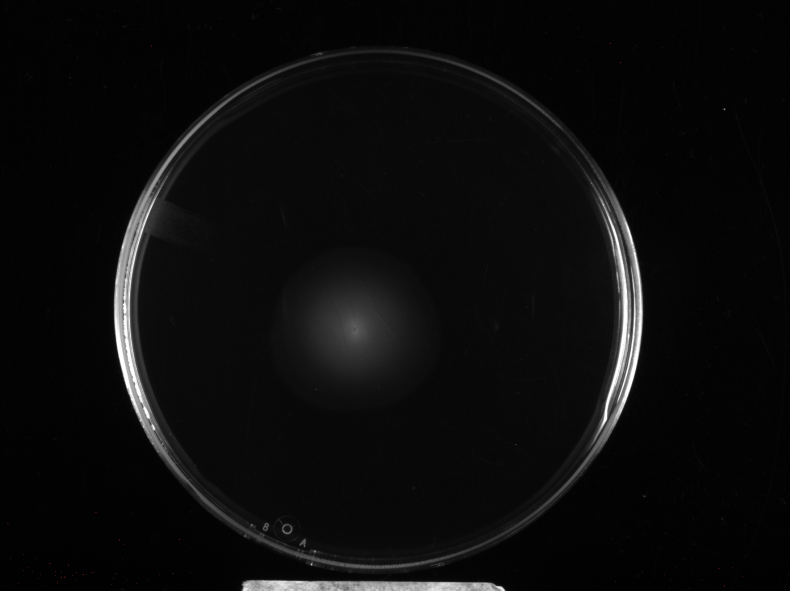
#> input picture images/7.30.25 WT-tolC in DIP/Swimming_7-30-25_WT_0.1uMDIP_#1.jpg, 1580 x 1181 px (shown at 1/2 size); its folder holds only this picture in this run
$ python opencv_growth_ui.py 'images/7.30.25 WT-tolC in DIP/Swimming_7-30-25_WT_0.1uMDIP_#1.jpg'
#> lines starting #> are read from the running program, lines starting #| are printed output that depends on the picture; after the words box and inside, x2 and y2 are one past the last pixel; in counts of white or black regions, pixels touching at a corner belong together
### analyze_plates.py
# analyze_plates.py
import cv2
import numpy as np
import pandas as pd
import os

# =================================================================================
# --- CONFIGURATION & SENSITIVITY SETTINGS ---
# =================================================================================

# --- CORE MEASUREMENT ---
# Set the known physical diameter of your petri dishes in centimeters.
KNOWN_PLATE_DIAMETER_CM = 10.0


# --- PRIMARY CONTROLS (Tune in this order) ---

# CONTROL 1: GROWTH DETECTION THRESHOLD
# What it does: This is your primary control. After contrast enhancement, any pixel BRIGHTER than this value is considered growth.
# How to tune: If the program is measuring too much, INCREASE this value (e.g., from 35 to 40 or 45).
#              If the program is measuring too little, DECREASE this value (e.g., to 30 or 25).
GROWTH_DETECTION_THRESHOLD = 43

# CONTROL 2: MEDIAN BLUR DENOISING
# What it does: Removes fine scratches and "salt-and-pepper" noise BEFORE contrast enhancement. This is critical for clean results.
# How to tune: This must be a small, ODD number (e.g., 3, 5, 7). If your plates are very scratched, use 7 or 9.
MEDIAN_BLUR_SIZE = 7

# CONTROL 3: MAX CENTER DEVIATION PERCENT
# What it does: Defines an internal search zone to ignore edge noise. The program will only measure growth whose center falls inside this zone.
# How to tune: A good starting value is 0.3 (30% of the plate's radius).
MAX_CENTER_DEVIATION_PERCENT = 0.3

# CONTROL 4: MORPHOLOGICAL CLOSING
# What it does: Bridges gaps between separate rings of growth.
# How to tune: If rings aren't connecting, INCREASE this value (e.g., from 46 to 55).
MORPH_CLOSE_KERNEL_SIZE = 46


# --- ADVANCED CONTROLS ---

# ADVANCED CONTROL: CONTRAST (CLAHE)
# How to tune: Default is usually good. For very faint growth, increase clipLimit to 3.0 or 4.0.
CLAHE_CLIP_LIMIT = 2.0
CLAHE_TILE_GRID_SIZE = (8, 8)

# ADVANCED CONTROL: PLATE DETECTION (HOUGH CIRCLES)
# How to tune: Only change if the green circle is wrong. Adjust minRadius/maxRadius for your image resolution.
HOUGH_PARAMS = {
    'dp': 1.2, 'minDist': 150, 'param1': 50, 'param2': 40, 'minRadius': 350, 'maxRadius': 500
}


# --- FOLDER PATHS ---
INPUT_DIR = 'images'
OUTPUT_DIR = 'output'
SUPPORTED_IMAGE_EXTENSIONS = ('.png', '.jpg', '.jpeg', '.tif', '.tiff', '.bmp')
AUTO_SENSITIVITY_LEVELS = {
    'Conservative': 5.00,
    'Normal': 1.75,
    'Sensitive': -1.25,
}

# =================================================================================
# --- Main Program (No changes needed below this line) ---
# =================================================================================

def annotation_text_style(image, plate_radius=None):
    height, width = image.shape[:2]
    reference = plate_radius * 2 if plate_radius else min(height, width)
    font_scale = max(0.45, min(2.4, reference / 900.0))
    thickness = max(1, int(round(font_scale * 2)))
    line_gap = max(18, int(round(reference * 0.04)))
    return cv2.FONT_HERSHEY_SIMPLEX, font_scale, thickness, line_gap


def draw_measurement_labels(image, center, max_text, min_text, plate_radius=None):
    font, font_scale, thickness, line_gap = annotation_text_style(image, plate_radius)
    max_size = cv2.getTextSize(max_text, font, font_scale, thickness)[0]
    min_size = cv2.getTextSize(min_text, font, font_scale, thickness)[0]
    text_width = max(max_size[0], min_size[0])
    x = int(center[0] - text_width / 2)
    y1 = int(center[1] - line_gap / 2)
    y2 = int(center[1] + line_gap)
    margin = max(8, int(round((plate_radius or min(image.shape[:2])) * 0.02)))
    x = max(margin, min(image.shape[1] - text_width - margin, x))
    cv2.putText(image, max_text, (x, y1), font, font_scale, (255, 255, 255), thickness)
    cv2.putText(image, min_text, (x, y2), font, font_scale, (255, 255, 255), thickness)

# [183 lines left out: function auto_analyze_agar_plate, not called in this run]

def analyze_agar_plate(
    image_path,
    output_dir,
    plate_diameter_cm=KNOWN_PLATE_DIAMETER_CM,
    growth_threshold=GROWTH_DETECTION_THRESHOLD,
    median_blur_size=MEDIAN_BLUR_SIZE,
    max_center_deviation_percent=MAX_CENTER_DEVIATION_PERCENT,
    morph_close_kernel_size=MORPH_CLOSE_KERNEL_SIZE,
    clahe_clip_limit=CLAHE_CLIP_LIMIT,
    clahe_tile_grid_size=CLAHE_TILE_GRID_SIZE,
    hough_params=None,
    output_filename=None,
    save_output=True,
    return_image=False,
):
    filename = os.path.basename(image_path)
    hough_params = hough_params or HOUGH_PARAMS

    image = cv2.imread(image_path, cv2.IMREAD_GRAYSCALE)
    if image is None:
        print(f"  - ERROR: Could not load image {filename}.")
        return None

    # --- 1. DETECT PETRI DISH AND CALIBRATE ---
    blurred_for_circles = cv2.GaussianBlur(image, (11, 11), 0)
    circles = cv2.HoughCircles(blurred_for_circles, cv2.HOUGH_GRADIENT, **hough_params)

    if circles is None:
        print(f"  - FAILED: No petri dish circle detected in {filename}.")
        return None

    plate_x, plate_y, plate_r = np.round(circles[0, 0]).astype("int")
    pixel_to_cm_ratio = (plate_r * 2) / plate_diameter_cm
    print(f"  - Plate detected. Ratio: {pixel_to_cm_ratio:.2f} px/cm")

    # --- 2. PROCESS FULL PLATE IMAGE ---
    full_plate_mask = np.zeros_like(image)
    cv2.circle(full_plate_mask, (plate_x, plate_y), plate_r, 255, -1)
    masked_image = cv2.bitwise_and(image, image, mask=full_plate_mask)

    denoised_image = cv2.medianBlur(masked_image, median_blur_size)

    clahe = cv2.createCLAHE(clipLimit=clahe_clip_limit, tileGridSize=clahe_tile_grid_size)
    contrast_enhanced_image = clahe.apply(denoised_image)

    _, thresh = cv2.threshold(contrast_enhanced_image, growth_threshold, 255, cv2.THRESH_BINARY)
    print(f"  - Growth Detection Threshold Applied: {growth_threshold}")

    kernel = np.ones((morph_close_kernel_size, morph_close_kernel_size), np.uint8)
    closed_thresh = cv2.morphologyEx(thresh, cv2.MORPH_CLOSE, kernel)

    # --- 3. FIND, FILTER, AND FIT ELLIPSE TO CONTOUR ---
    contours, _ = cv2.findContours(closed_thresh, cv2.RETR_EXTERNAL, cv2.CHAIN_APPROX_SIMPLE)

    if not contours:
        print(f"  - FAILED: No contours detected after processing.")
        return None

    valid_contours = []
    max_deviation_pixels = plate_r * max_center_deviation_percent
    for c in contours:
        if len(c) < 5: continue
        M = cv2.moments(c)
        if M["m00"] == 0: continue
        cx, cy = int(M["m10"] / M["m00"]), int(M["m01"] / M["m00"])
        distance = np.sqrt((cx - plate_x)**2 + (cy - plate_y)**2)
        if distance <= max_deviation_pixels:
            valid_contours.append(c)

    if not valid_contours:
        print(f"  - FAILED: No growth found within the central search zone.")
        return None

    main_contour = max(valid_contours, key=cv2.contourArea)

    # --- 4. CALCULATE DIAMETERS AND PREPARE OUTPUT IMAGE ---
    ellipse = cv2.fitEllipse(main_contour)

    (center_ellipse, axes, angle) = ellipse
    min_axis_pixels, max_axis_pixels = axes

    output_image = cv2.cvtColor(contrast_enhanced_image, cv2.COLOR_GRAY2BGR)

    cv2.circle(output_image, (plate_x, plate_y), plate_r, (0, 255, 0), 4)

    cv2.ellipse(output_image, ellipse, (0, 0, 255), 3)

    # ####################################################################
    # ## NEW LOGIC TO DRAW DIAMETER LINES ##
    # ####################################################################
    # Get the radii (half the diameter)
    r_max = max_axis_pixels / 2
    r_min = min_axis_pixels / 2

    # Get the angle in radians
    angle_rad = np.deg2rad(angle)

    # Calculate endpoints for the major axis (max diameter)
    max_p1 = (
        int(center_ellipse[0] - r_max * np.sin(angle_rad)),
        int(center_ellipse[1] + r_max * np.cos(angle_rad))
    )
    max_p2 = (
        int(center_ellipse[0] + r_max * np.sin(angle_rad)),
        int(center_ellipse[1] - r_max * np.cos(angle_rad))
    )
    cv2.line(output_image, max_p1, max_p2, (255, 0, 0), 2) # Blue line for Max Diameter

    # Calculate endpoints for the minor axis (min diameter)
    min_p1 = (
        int(center_ellipse[0] - r_min * np.cos(angle_rad)),
        int(center_ellipse[1] - r_min * np.sin(angle_rad))
    )
    min_p2 = (
        int(center_ellipse[0] + r_min * np.cos(angle_rad)),
        int(center_ellipse[1] + r_min * np.sin(angle_rad))
    )
    cv2.line(output_image, min_p1, min_p2, (0, 0, 255), 2) # Red line for Min Diameter

    # --- 5. CONVERT TO CM AND SAVE ---
    max_diam_cm = max_axis_pixels / pixel_to_cm_ratio
    min_diam_cm = min_axis_pixels / pixel_to_cm_ratio
    area_cm2 = np.pi * (max_diam_cm / 2) * (min_diam_cm / 2)
    print(f"  - SUCCESS: Max Diameter: {max_diam_cm:.2f} cm, Min Diameter: {min_diam_cm:.2f} cm")

    text_center = (int(center_ellipse[0]), int(center_ellipse[1]))
    draw_measurement_labels(
        output_image,
        text_center,
        f"Max: {max_diam_cm:.2f} cm",
        f"Min: {min_diam_cm:.2f} cm",
        plate_radius=plate_r,
    )

    y_start, y_end = max(0, plate_y - plate_r), min(output_image.shape[0], plate_y + plate_r)
    x_start, x_end = max(0, plate_x - plate_r), min(output_image.shape[1], plate_x + plate_r)
    cropped_output = output_image[y_start:y_end, x_start:x_end]
    ellipse_points = cv2.ellipse2Poly(
        (int(center_ellipse[0]), int(center_ellipse[1])),
        (max(1, int(max_axis_pixels / 2)), max(1, int(min_axis_pixels / 2))),
        int(angle),
        0,
        360,
        5,
    )
    ellipse_x, ellipse_y, ellipse_w, ellipse_h = cv2.boundingRect(ellipse_points)
    ellipse_bbox = [
        float(ellipse_x - x_start),
        float(ellipse_y - y_start),
        float(ellipse_x + ellipse_w - x_start),
        float(ellipse_y + ellipse_h - y_start),
    ]

    output_path = ""
    if save_output:
        output_path = os.path.join(output_dir, output_filename or f"analyzed_{filename}")
        cv2.imwrite(output_path, cropped_output)

    result = {
        'Filename': filename,
        'Max_Diameter_cm': float(round(max_diam_cm, 2)),
        'Min_Diameter_cm': float(round(min_diam_cm, 2)),
        'Area_cm2': float(round(area_cm2, 2)),
        'Pixel_to_CM_Ratio': float(round(pixel_to_cm_ratio, 2)),
        'Ellipse_BBox_px': ellipse_bbox,
        'Crop_Box_px': [int(x_start), int(y_start), int(x_end), int(y_end)],
        'Output_Path': output_path,
    }
    if return_image:
        result['Annotated_Image'] = cropped_output
    return result

# [7 lines left out: function find_image_paths, not called in this run]

# [17 lines that do not run on import are left out]

### opencv_growth_ui.py
import argparse
import csv
import os
import subprocess
import sys
import time

import cv2
import numpy as np

import analyze_plates as analyzer


WINDOW_NAME = "Swim Diameter Analyzer"
OUTPUT_DIR = os.path.join(os.path.dirname(os.path.abspath(__file__)), "output")
CANVAS_W = 1280
CANVAS_H = 860
PANEL_W = 390


class OpenCVGrowthUI:
    def __init__(self, initial_paths=None):
        self.image_paths = []
        self.index = 0
        self.results = {}
        self.last_settings = None
        self.last_display = None
        self.last_message = "Press O to choose a folder or I to choose images."
        self.last_message_time = time.time()
        self.running = True

        cv2.namedWindow(WINDOW_NAME, cv2.WINDOW_NORMAL)
        cv2.resizeWindow(WINDOW_NAME, CANVAS_W, CANVAS_H)
        self._create_trackbars()

        if initial_paths:
            self.add_paths(initial_paths)

    def _create_trackbars(self):
        cv2.createTrackbar("Threshold", WINDOW_NAME, analyzer.GROWTH_DETECTION_THRESHOLD, 255, self._trackbar_changed)
        cv2.createTrackbar("Blur odd index", WINDOW_NAME, 3, 5, self._trackbar_changed)
        cv2.createTrackbar("Search zone %", WINDOW_NAME, int(analyzer.MAX_CENTER_DEVIATION_PERCENT * 100), 80, self._trackbar_changed)
        cv2.createTrackbar("Gap closing", WINDOW_NAME, analyzer.MORPH_CLOSE_KERNEL_SIZE, 140, self._trackbar_changed)
        cv2.createTrackbar("Contrast x10", WINDOW_NAME, int(analyzer.CLAHE_CLIP_LIMIT * 10), 500, self._trackbar_changed)
        cv2.createTrackbar("Plate cm x10", WINDOW_NAME, int(analyzer.KNOWN_PLATE_DIAMETER_CM * 10), 300, self._trackbar_changed)

    def _trackbar_changed(self, _value=None):
        self.last_settings = None

    def run(self):
        while self.running:
            self.render()
            key = cv2.waitKey(80) & 0xFF
            self.handle_key(key)
        cv2.destroyAllWindows()

    def handle_key(self, key):
        if key in (ord("q"), 27):
            self.running = False
        elif key == ord("o"):
            folder = choose_folder()
            if folder:
                self.add_paths(analyzer.find_image_paths(folder), replace=True)
        elif key == ord("i"):
            paths = choose_files()
            if paths:
                self.add_paths(paths, replace=True)
        elif key in (ord("n"), 83):
            self.move(1)
        elif key in (ord("p"), 81):
            self.move(-1)
        elif key == ord("r"):
            self.run_batch()
        elif key == ord("s"):
            self.save_current()
        elif key == ord("c"):
            self.clear()

    def add_paths(self, paths, replace=False):
        clean_paths = []
        seen = set()
        for path in paths:
            if not path:
                continue
            if os.path.isdir(path):
                nested_paths = analyzer.find_image_paths(path)
            else:
                nested_paths = [path]
            for nested_path in nested_paths:
                if nested_path in seen:
                    continue
                if nested_path.lower().endswith(analyzer.SUPPORTED_IMAGE_EXTENSIONS):
                    seen.add(nested_path)
                    clean_paths.append(nested_path)

        if replace:
            self.image_paths = []
            self.results = {}
            self.index = 0

        existing = set(self.image_paths)
        added = 0
        for path in sorted(clean_paths):
            if path not in existing:
                self.image_paths.append(path)
                existing.add(path)
                added += 1

        if added:
            self.index = min(self.index, len(self.image_paths) - 1)
            self.last_settings = None
            self.message(f"Loaded {len(self.image_paths)} image(s).")
        else:
            self.message("No supported images were selected.")

    # [13 lines left out: functions clear, move, not called in this run]

    def settings(self):
        threshold = cv2.getTrackbarPos("Threshold", WINDOW_NAME)
        blur_values = [1, 3, 5, 7, 9, 11]
        blur_index = cv2.getTrackbarPos("Blur odd index", WINDOW_NAME)
        blur = blur_values[max(0, min(blur_index, len(blur_values) - 1))]
        search_zone = max(5, cv2.getTrackbarPos("Search zone %", WINDOW_NAME)) / 100.0
        close_kernel = max(1, cv2.getTrackbarPos("Gap closing", WINDOW_NAME))
        contrast = max(1, cv2.getTrackbarPos("Contrast x10", WINDOW_NAME)) / 10.0
        plate_cm = max(1, cv2.getTrackbarPos("Plate cm x10", WINDOW_NAME)) / 10.0
        return {
            "plate_diameter_cm": plate_cm,
            "growth_threshold": threshold,
            "median_blur_size": blur,
            "max_center_deviation_percent": search_zone,
            "morph_close_kernel_size": close_kernel,
            "clahe_clip_limit": contrast,
        }

    def analyze_current(self):
        if not self.image_paths:
            return None
        current_settings = self.settings()
        cache_key = (self.index, tuple(sorted(current_settings.items())))
        if self.last_settings == cache_key and self.last_display is not None:
            return self.last_display

        path = self.image_paths[self.index]
        try:
            result = analyzer.analyze_agar_plate(
                path,
                OUTPUT_DIR,
                save_output=False,
                return_image=True,
                **current_settings,
            )
#> in analyze_agar_plate, `circles = cv2.HoughCircles(blurred_for_circles, cv2.HOUGH_GRADIENT, **..`: circles = [[756.6, 630.6, 499.3], [916.2, 605.4, 367.6], [647.4, 516.6, 377.4]]
#> in analyze_agar_plate, `plate_x, plate_y, plate_r = np.round(circles[0, 0]).astype("int")`: plate_x = 757; plate_y = 631; plate_r = 499
#> in analyze_agar_plate, `pixel_to_cm_ratio = (plate_r * 2) / plate_diameter_cm`: pixel_to_cm_ratio = 99.8
#|   - Plate detected. Ratio: 99.80 px/cm
#> in analyze_agar_plate, `cv2.circle(full_plate_mask, (plate_x, plate_y), plate_r, 255, -1)`:
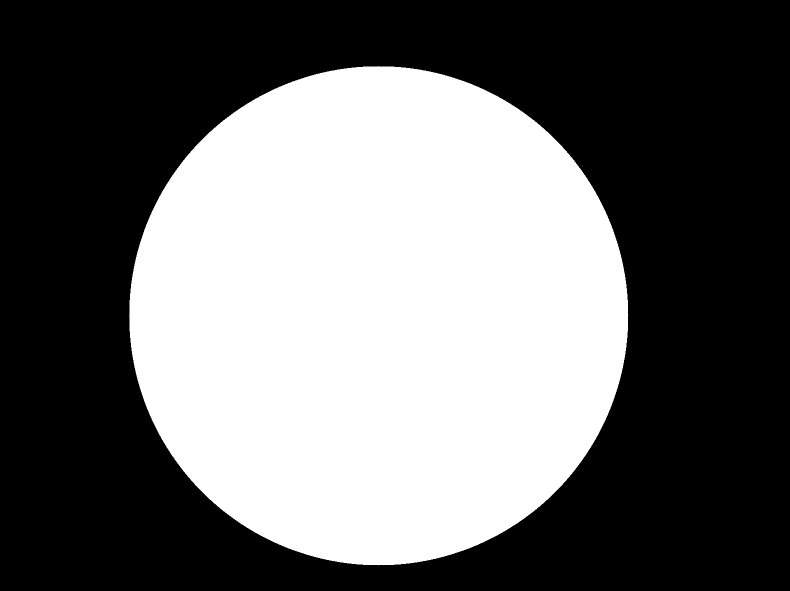
#> full_plate_mask: shape (1181, 1580) (shown at 1/2 size); 41.9% white; 1 white region, box (x1, y1, x2, y2) and area: (258, 132, 1257, 1131) 782197
#> in analyze_agar_plate, `masked_image = cv2.bitwise_and(image, image, mask=full_plate_mask)`:
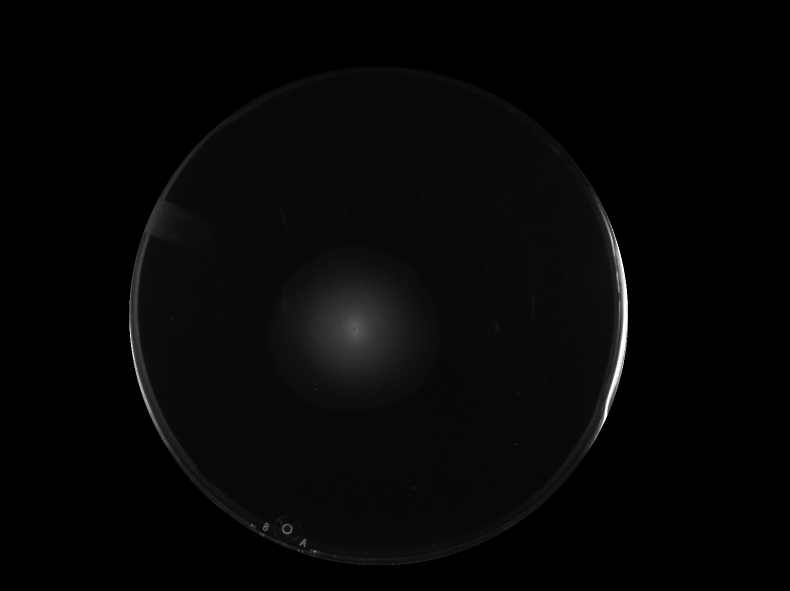
#> masked_image: shape (1181, 1580) (shown at 1/2 size); min 0, max 255, mean 5.8
#> in analyze_agar_plate, `contrast_enhanced_image = clahe.apply(denoised_image)`:
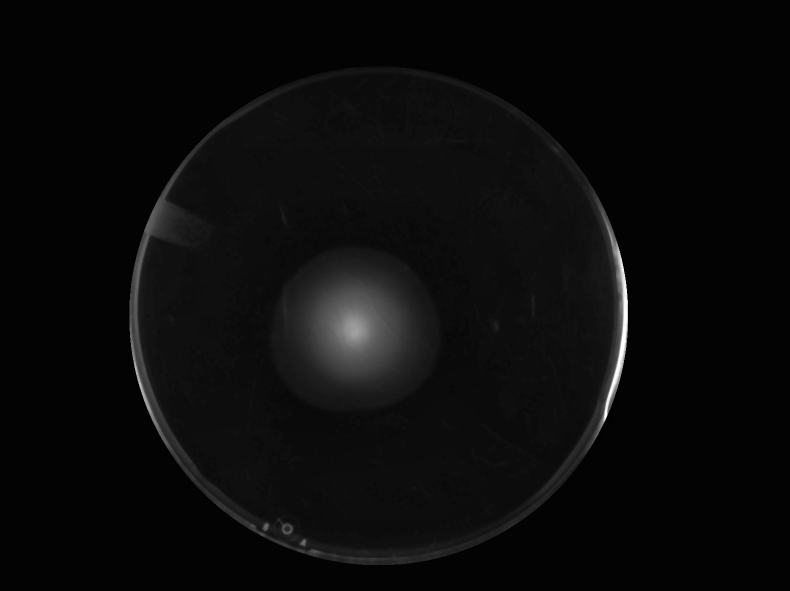
#> contrast_enhanced_image: shape (1181, 1580) (shown at 1/2 size); min 2, max 254, mean 10.7
#> (the rest of the program and of its run is left out)
